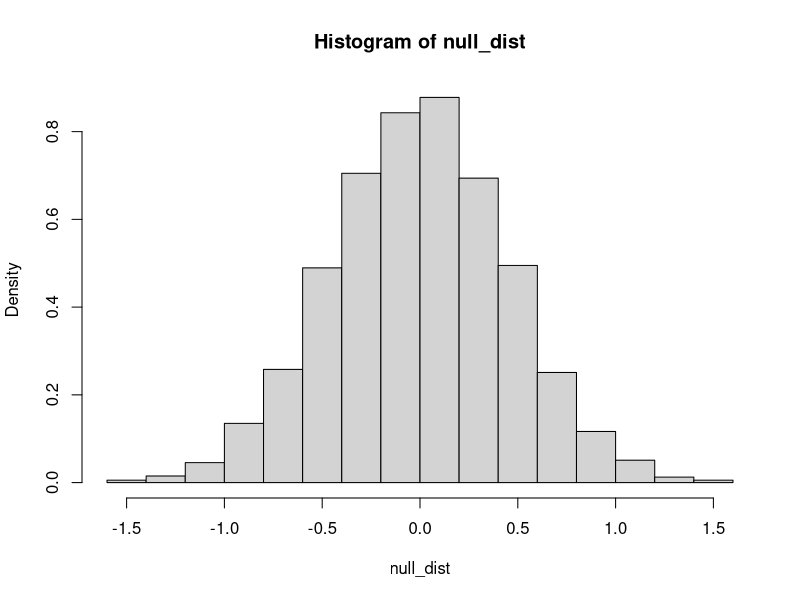
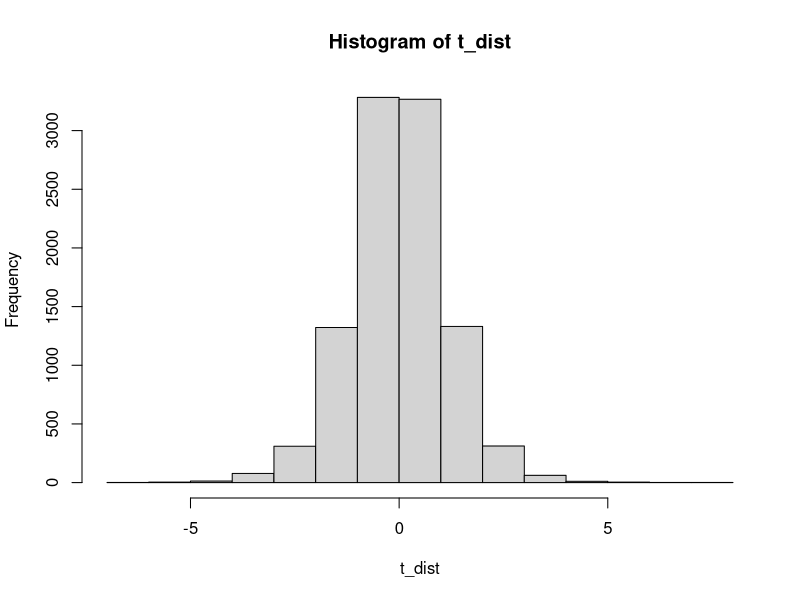
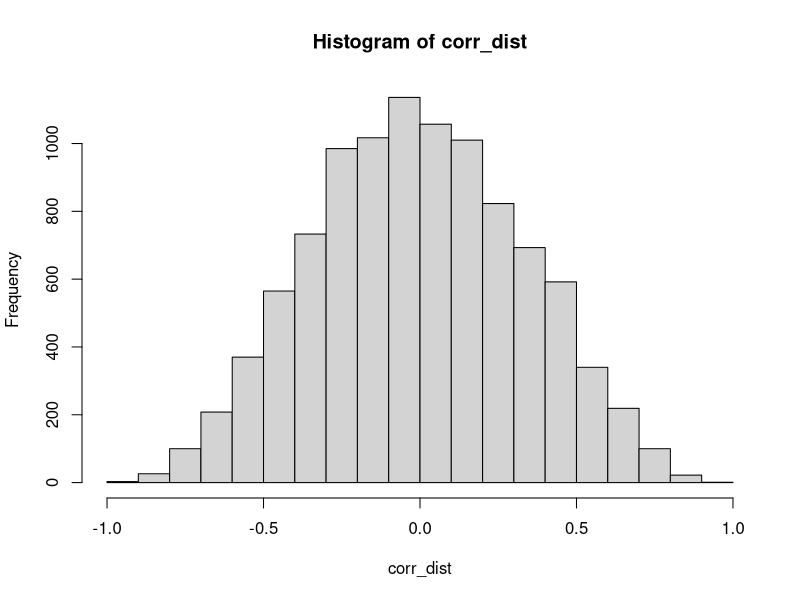

Source code (R) for these figures, in order:
## ---- chunk 1
    null_dist <- c()

    for(i in 1:10000) {
      sample_1 <- rnorm(10,0,1)
      sample_2 <- rnorm(10,0,1)
      null_dist <- c(null_dist,mean(sample_2)-mean(sample_1))
    }
## ---- chunk 2
    y <- hist(null_dist, freq = FALSE)
    y$density
    i <- which(y$density < 0.05)
    i
    y$breaks[i[5]]
    
## ---- chunk 3
    1 - pt(c(.5,1,1.5,2,2.5), 9)

## ---- chunk 4
    t_dist <- c()

    for(i in 1:10000) {
      sample_3 <- rnorm(10,0,1)
      t_dist <- c(t_dist,(mean(sample_3)- 0)/(sd(sample_3)/(sqrt(length(sample_3)))))
    }
    hist(t_dist)
    
## ---- chunk 5

## ---- chunk 6
    corr_dist <- c()
    
    for(i in 1:10000) {
      x <- rnorm(10,0,1)
      y <- rnorm(10,0,1)
      corr_dist <- c(corr_dist, cor(x,y))
    }

    hist(corr_dist)
## ---- chunk 7
    Subjects <- rep(1:4,each=4)
    A <- c(1,2,3,4)
    B <- c(3,4,5,6)
    C <- c(5,6,7,8)
    
    all_data <- data.frame(Subjects = as.factor(Subjects),
                       A,
                       B,
                       C)
